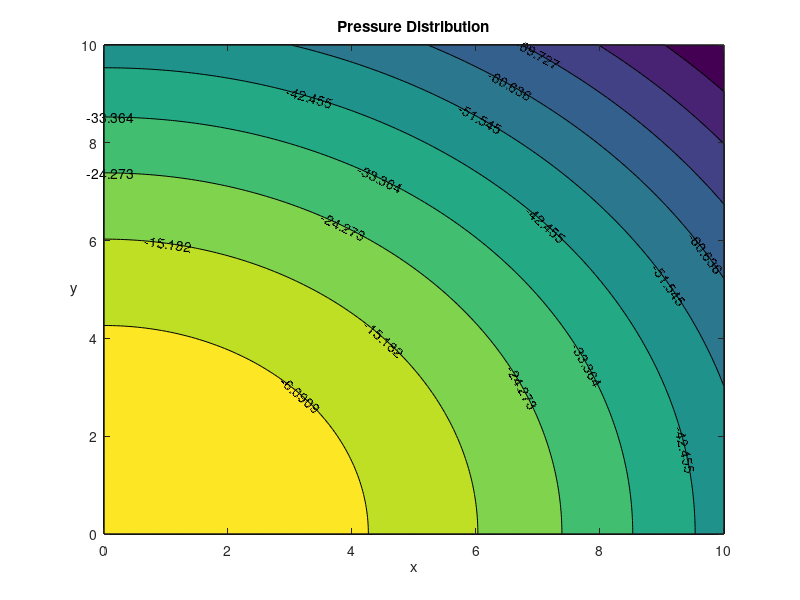

Source code (MATLAB):


[x,y] = meshgrid(linspace(0,10,150),linspace(0,10,150));


P_stag=3;
A=1;
rho=1;

P = P_stag-1/2*rho*A^2.*(x.^2+y.^2);

figure(1)
[x,y] = contourf(x,y,P);
clabel(x,y)



title('Pressure Distribution')

xlabel('x')
ylabel('y')

hYLabel = get(gca,'YLabel');
set(hYLabel,'rotation',0,'VerticalAlignment','middle')
